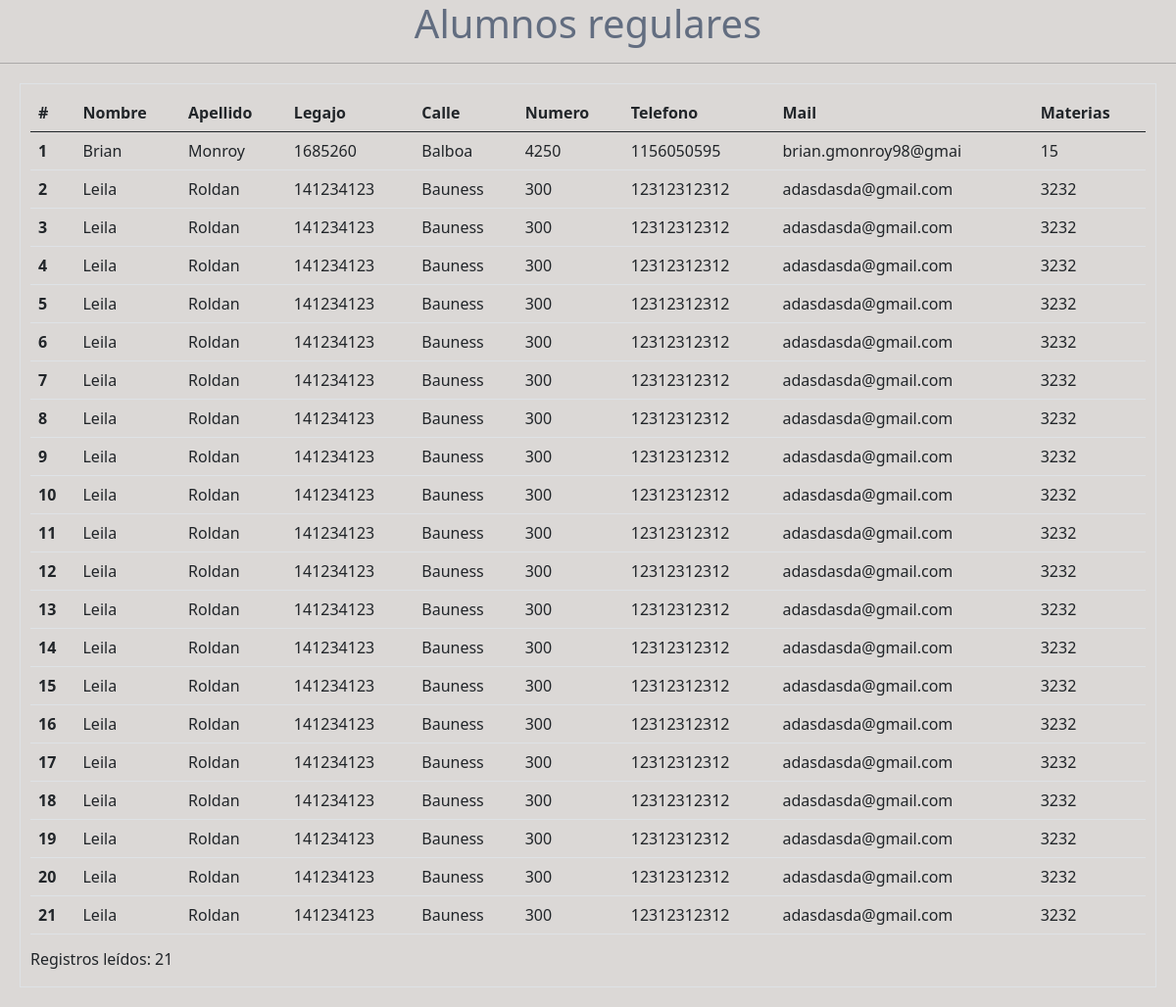
Screenshot of /vistas/selectAlumnosRegulares.php with the database file from the repository.
### tables this page shows
CREATE TABLE `alumnos` (
  `nombre` varchar(20) NOT NULL,
  `apellido` varchar(20) NOT NULL,
  `legajo` int(10) NOT NULL,
  `calle` varchar(20) NOT NULL,
  `numero` int(5) NOT NULL,
  `telefono` varchar(20) NOT NULL,
  `mail` varchar(20) NOT NULL,
  `materias` int(2) NOT NULL,
  `id_alumno` int(11) NOT NULL
);

### WEB/vistas/selectAlumnosRegulares.php (the view, shortened to what this page needs)
<html>
    <head>
        <link href="https://cdn.jsdelivr.net/npm/bootstrap@5.0.0-beta2/dist/css/bootstrap.min.css" rel="stylesheet">
        <link href="../css/estilos.css" rel="stylesheet">
    </head>
<body class="fondo">
<?php
include '../bd/conect.php';
$SQL = "SELECT * FROM alumnos WHERE materias >=10";
$CONT=0;
if(!$respuesta=$con->query($SQL)){
    echo $con->error;
}
    echo '<h1 class="display-20">';
    echo '<div align="center" style="color:#626D80">Alumnos regulares</div>';
    echo '</h1>';
    echo '<hr>';
    echo '<div class="border">';
    echo '<table class="table">
    <thead>
      <tr>
        <th scope="col">#</th>
        <th scope="col">Nombre</th>
        <th scope="col">Apellido</th>
        <th scope="col">Legajo</th>
        <th scope="col">Calle</td>
        <th scope="col">Numero</td>
        <th scope="col">Telefono</td>
        <th scope="col">Mail</td>
        <th scope="col">Materias</td>
      </tr>
    </thead>';
        echo '<tbody>';
    while($fila =$respuesta->fetch_assoc()){
        $CONT++;
        echo '<tr>';
        echo '<th scope="row">'.$fila['id_alumno'].'</th>';
        echo '<td>'.$fila['nombre'].'</td>';
        echo '<td>'.$fila['apellido'].'</td>';
        echo '<td>'.$fila['legajo'].'</td>';
        echo '<td>'.$fila['calle'].'</td>';
        echo '<td>'.$fila['numero'].'</td>';
        echo '<td>'.$fila['telefono'].'</td>';
        echo '<td>'.$fila['mail'].'</td>';
        echo '<td>'.$fila['materias'].'</td>';
        echo '</tr>';
    }
        echo '</tbody>';
    echo '</table>';
    echo '<h6 class="display-20"> Registros leídos: '.$CONT;
    echo '</div>';
?>
</body>
</html>

### WEB/css/estilos.css (style rules this page uses)
.border { margin:20; padding:10; }
body { background-color:#FFFFFF; }
.fondo { background-color:#DBD8D6; }
hr { margin-top: 1rem; margin-bottom: 1rem; border: 0; border-top: 1px solid rgba(0, 0, 0, 0.1); }

### rows the page displays
alumnos: id_alumno "1", nombre "Brian", apellido "Monroy", legajo "1685260", calle "Balboa", numero "4250", telefono "1156050595", mail "brian.gmonroy98@gmai", materias "15"
alumnos: id_alumno "2", nombre "Leila", apellido "Roldan", legajo "141234123", calle "Bauness", numero "300", telefono "12312312312", mail "adasdasda@gmail.com", materias "3232"
alumnos: id_alumno "3", nombre "Leila", apellido "Roldan", legajo "141234123", calle "Bauness", numero "300", telefono "12312312312", mail "adasdasda@gmail.com", materias "3232"
alumnos: id_alumno "4", nombre "Leila", apellido "Roldan", legajo "141234123", calle "Bauness", numero "300", telefono "12312312312", mail "adasdasda@gmail.com", materias "3232"
alumnos: id_alumno "5", nombre "Leila", apellido "Roldan", legajo "141234123", calle "Bauness", numero "300", telefono "12312312312", mail "adasdasda@gmail.com", materias "3232"
alumnos: id_alumno "6", nombre "Leila", apellido "Roldan", legajo "141234123", calle "Bauness", numero "300", telefono "12312312312", mail "adasdasda@gmail.com", materias "3232"
alumnos: id_alumno "7", nombre "Leila", apellido "Roldan", legajo "141234123", calle "Bauness", numero "300", telefono "12312312312", mail "adasdasda@gmail.com", materias "3232"
alumnos: id_alumno "8", nombre "Leila", apellido "Roldan", legajo "141234123", calle "Bauness", numero "300", telefono "12312312312", mail "adasdasda@gmail.com", materias "3232"
alumnos: id_alumno "9", nombre "Leila", apellido "Roldan", legajo "141234123", calle "Bauness", numero "300", telefono "12312312312", mail "adasdasda@gmail.com", materias "3232"
alumnos: id_alumno "10", nombre "Leila", apellido "Roldan", legajo "141234123", calle "Bauness", numero "300", telefono "12312312312", mail "adasdasda@gmail.com", materias "3232"
alumnos: id_alumno "11", nombre "Leila", apellido "Roldan", legajo "141234123", calle "Bauness", numero "300", telefono "12312312312", mail "adasdasda@gmail.com", materias "3232"
alumnos: id_alumno "12", nombre "Leila", apellido "Roldan", legajo "141234123", calle "Bauness", numero "300", telefono "12312312312", mail "adasdasda@gmail.com", materias "3232"
alumnos: id_alumno "13", nombre "Leila", apellido "Roldan", legajo "141234123", calle "Bauness", numero "300", telefono "12312312312", mail "adasdasda@gmail.com", materias "3232"
alumnos: id_alumno "14", nombre "Leila", apellido "Roldan", legajo "141234123", calle "Bauness", numero "300", telefono "12312312312", mail "adasdasda@gmail.com", materias "3232"
alumnos: id_alumno "15", nombre "Leila", apellido "Roldan", legajo "141234123", calle "Bauness", numero "300", telefono "12312312312", mail "adasdasda@gmail.com", materias "3232"
alumnos: id_alumno "16", nombre "Leila", apellido "Roldan", legajo "141234123", calle "Bauness", numero "300", telefono "12312312312", mail "adasdasda@gmail.com", materias "3232"
alumnos: id_alumno "17", nombre "Leila", apellido "Roldan", legajo "141234123", calle "Bauness", numero "300", telefono "12312312312", mail "adasdasda@gmail.com", materias "3232"
alumnos: id_alumno "18", nombre "Leila", apellido "Roldan", legajo "141234123", calle "Bauness", numero "300", telefono "12312312312", mail "adasdasda@gmail.com", materias "3232"
alumnos: id_alumno "19", nombre "Leila", apellido "Roldan", legajo "141234123", calle "Bauness", numero "300", telefono "12312312312", mail "adasdasda@gmail.com", materias "3232"
alumnos: id_alumno "20", nombre "Leila", apellido "Roldan", legajo "141234123", calle "Bauness", numero "300", telefono "12312312312", mail "adasdasda@gmail.com", materias "3232"
alumnos: id_alumno "21", nombre "Leila", apellido "Roldan", legajo "141234123", calle "Bauness", numero "300", telefono "12312312312", mail "adasdasda@gmail.com", materias "3232"

### other values shown
$CONT "21"
